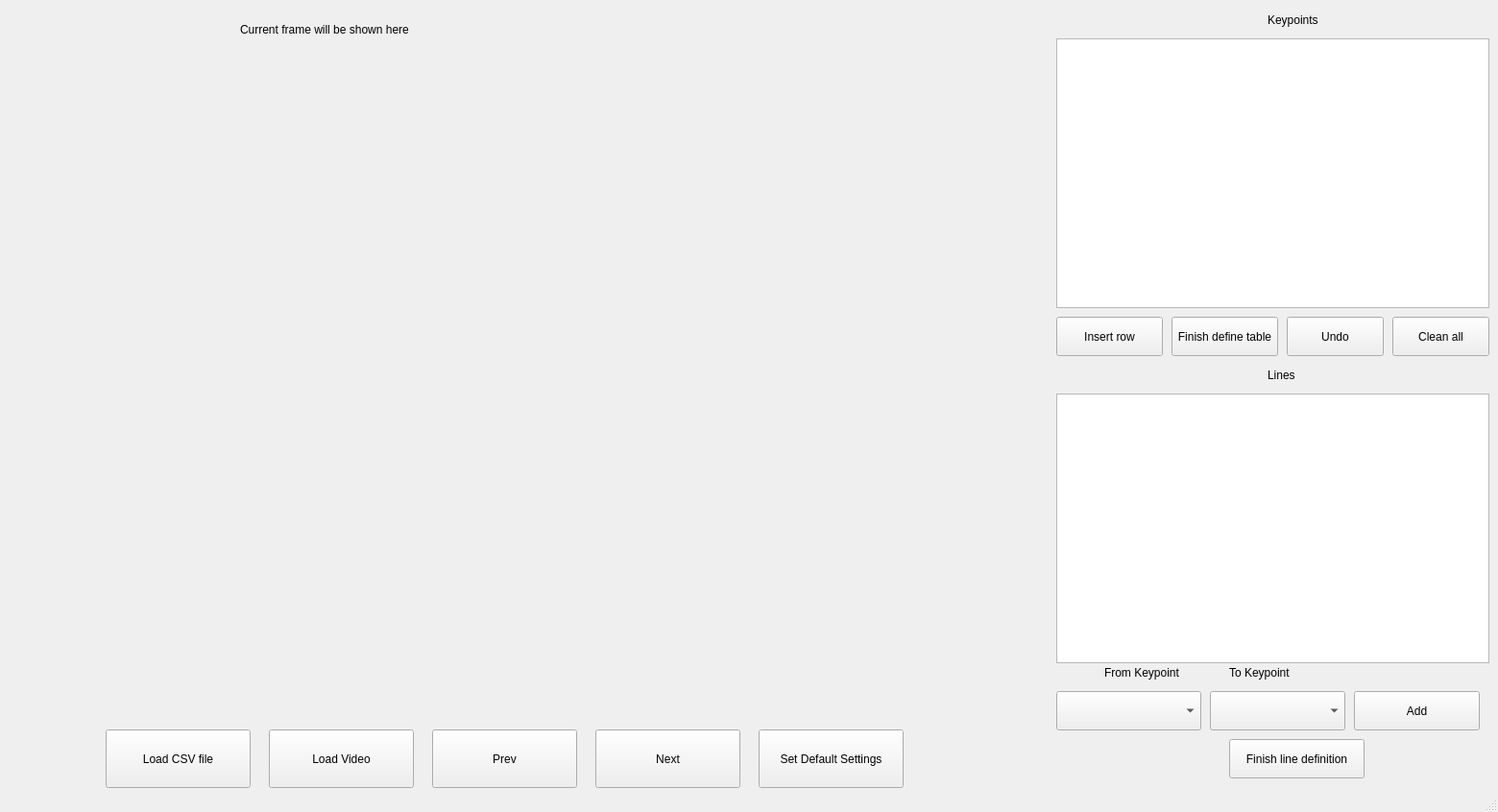
<?xml version="1.0" encoding="UTF-8"?>
<ui version="4.0">
 <class>test_generator</class>
 <widget class="QMainWindow" name="test_generator">
  <property name="windowModality">
   <enum>Qt::NonModal</enum>
  </property>
  <property name="geometry">
   <rect>
    <x>0</x>
    <y>0</y>
    <width>1560</width>
    <height>846</height>
   </rect>
  </property>
  <property name="maximumSize">
   <size>
    <width>1565</width>
    <height>846</height>
   </size>
  </property>
  <property name="windowTitle">
   <string>test generator</string>
  </property>
  <property name="windowIcon">
   <iconset>
    <normaloff>../מייל לגרא ורזיאל/keypoints_pose_18.png</normaloff>../מייל לגרא ורזיאל/keypoints_pose_18.png</iconset>
  </property>
  <widget class="QWidget" name="centralwidget">
   <widget class="QPushButton" name="next_button">
    <property name="geometry">
     <rect>
      <x>620</x>
      <y>760</y>
      <width>151</width>
      <height>61</height>
     </rect>
    </property>
    <property name="text">
     <string>Next</string>
    </property>
   </widget>
   <widget class="QLabel" name="current_frame_number">
    <property name="geometry">
     <rect>
      <x>250</x>
      <y>10</y>
      <width>201</width>
      <height>41</height>
     </rect>
    </property>
    <property name="text">
     <string>Current frame will be shown here</string>
    </property>
   </widget>
   <widget class="QLabel" name="image_label">
    <property name="geometry">
     <rect>
      <x>10</x>
      <y>60</y>
      <width>1011</width>
      <height>681</height>
     </rect>
    </property>
    <property name="frameShape">
     <enum>QFrame::NoFrame</enum>
    </property>
    <property name="lineWidth">
     <number>15</number>
    </property>
    <property name="midLineWidth">
     <number>15</number>
    </property>
    <property name="text">
     <string/>
    </property>
   </widget>
   <widget class="QTableWidget" name="body_part_coors">
    <property name="geometry">
     <rect>
      <x>1100</x>
      <y>40</y>
      <width>451</width>
      <height>281</height>
     </rect>
    </property>
   </widget>
   <widget class="QPushButton" name="insert_row_btn">
    <property name="geometry">
     <rect>
      <x>1100</x>
      <y>330</y>
      <width>111</width>
      <height>41</height>
     </rect>
    </property>
    <property name="text">
     <string>Insert row</string>
    </property>
   </widget>
   <widget class="QPushButton" name="finish_body_parts_def_btn">
    <property name="enabled">
     <bool>true</bool>
    </property>
    <property name="geometry">
     <rect>
      <x>1220</x>
      <y>330</y>
      <width>111</width>
      <height>41</height>
     </rect>
    </property>
    <property name="text">
     <string>Finish define table</string>
    </property>
   </widget>
   <widget class="QTableWidget" name="lines_tbl">
    <property name="geometry">
     <rect>
      <x>1100</x>
      <y>410</y>
      <width>451</width>
      <height>281</height>
     </rect>
    </property>
   </widget>
   <widget class="QLabel" name="keypoints_table_lbl">
    <property name="geometry">
     <rect>
      <x>1320</x>
      <y>0</y>
      <width>101</width>
      <height>41</height>
     </rect>
    </property>
    <property name="text">
     <string>Keypoints</string>
    </property>
   </widget>
   <widget class="QLabel" name="lines_table_lbl">
    <property name="geometry">
     <rect>
      <x>1320</x>
      <y>370</y>
      <width>101</width>
      <height>41</height>
     </rect>
    </property>
    <property name="text">
     <string>Lines</string>
    </property>
   </widget>
   <widget class="QComboBox" name="from_keypoint_cmbox">
    <property name="geometry">
     <rect>
      <x>1100</x>
      <y>720</y>
      <width>151</width>
      <height>41</height>
     </rect>
    </property>
   </widget>
   <widget class="QLabel" name="from_keypoint_lbl">
    <property name="geometry">
     <rect>
      <x>1150</x>
      <y>680</y>
      <width>101</width>
      <height>41</height>
     </rect>
    </property>
    <property name="text">
     <string>From Keypoint</string>
    </property>
   </widget>
   <widget class="QComboBox" name="to_keypoint_cmbox">
    <property name="geometry">
     <rect>
      <x>1260</x>
      <y>720</y>
      <width>141</width>
      <height>41</height>
     </rect>
    </property>
   </widget>
   <widget class="QPushButton" name="add_line_btn">
    <property name="enabled">
     <bool>true</bool>
    </property>
    <property name="geometry">
     <rect>
      <x>1410</x>
      <y>720</y>
      <width>131</width>
      <height>41</height>
     </rect>
    </property>
    <property name="text">
     <string>Add</string>
    </property>
   </widget>
   <widget class="QLabel" name="to_keypoint_lbl">
    <property name="geometry">
     <rect>
      <x>1280</x>
      <y>680</y>
      <width>101</width>
      <height>41</height>
     </rect>
    </property>
    <property name="text">
     <string>To Keypoint</string>
    </property>
   </widget>
   <widget class="QPushButton" name="finish_line_def_btn">
    <property name="enabled">
     <bool>true</bool>
    </property>
    <property name="geometry">
     <rect>
      <x>1280</x>
      <y>770</y>
      <width>141</width>
      <height>41</height>
     </rect>
    </property>
    <property name="text">
     <string>Finish line definition</string>
    </property>
   </widget>
   <widget class="QPushButton" name="load_video_btn">
    <property name="geometry">
     <rect>
      <x>280</x>
      <y>760</y>
      <width>151</width>
      <height>61</height>
     </rect>
    </property>
    <property name="text">
     <string>Load Video</string>
    </property>
   </widget>
   <widget class="QLabel" name="msg_lbl">
    <property name="geometry">
     <rect>
      <x>480</x>
      <y>10</y>
      <width>201</width>
      <height>41</height>
     </rect>
    </property>
    <property name="text">
     <string/>
    </property>
   </widget>
   <widget class="QPushButton" name="set_default_setting_btn">
    <property name="geometry">
     <rect>
      <x>790</x>
      <y>760</y>
      <width>151</width>
      <height>61</height>
     </rect>
    </property>
    <property name="text">
     <string>Set Default Settings</string>
    </property>
   </widget>
   <widget class="QPushButton" name="undo_btn">
    <property name="enabled">
     <bool>true</bool>
    </property>
    <property name="geometry">
     <rect>
      <x>1340</x>
      <y>330</y>
      <width>101</width>
      <height>41</height>
     </rect>
    </property>
    <property name="text">
     <string>Undo</string>
    </property>
   </widget>
   <widget class="QPushButton" name="prev_button">
    <property name="geometry">
     <rect>
      <x>450</x>
      <y>760</y>
      <width>151</width>
      <height>61</height>
     </rect>
    </property>
    <property name="text">
     <string>Prev</string>
    </property>
   </widget>
   <widget class="QPushButton" name="load_csv_btn">
    <property name="geometry">
     <rect>
      <x>110</x>
      <y>760</y>
      <width>151</width>
      <height>61</height>
     </rect>
    </property>
    <property name="text">
     <string>Load CSV file</string>
    </property>
   </widget>
   <widget class="QPushButton" name="clean_all_btn">
    <property name="enabled">
     <bool>true</bool>
    </property>
    <property name="geometry">
     <rect>
      <x>1450</x>
      <y>330</y>
      <width>101</width>
      <height>41</height>
     </rect>
    </property>
    <property name="text">
     <string>Clean all</string>
    </property>
   </widget>
  </widget>
  <widget class="QStatusBar" name="statusbar"/>
 </widget>
 <resources/>
 <connections/>
</ui>
